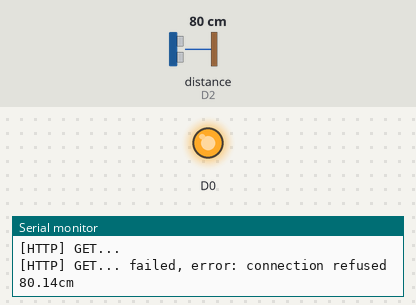
A sketch run on a simulated ESP8266 (NodeMCU). Shown: output pins drawn as LEDs (lit = HIGH), the last lines printed to the serial monitor. Wiring (inferred from the names in the program): ultrasonic range finder: trigger D1; echo D2. Inputs (shaded band) come from the test bench; at power-on: distance to the obstacle (sensor on D2) 80 cm. The echo pulse lasts 58.3 µs per cm; WiFi joins after 1.5 s; servers stay silent unless stated; uploads are accepted with an empty reply; pins used as bus, display or sensor lines are not drawn.

Above: at 2.2 s.
At 8.22 s:
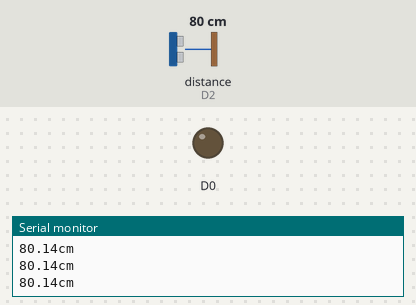
Timing chart, 0 to 8.7 s (numbered marks = the images above):
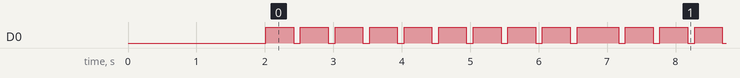

The sketch:

report_water_line.ino
```cpp
#include <ESP8266WiFi.h>
#include <ESP8266HTTPClient.h>
#include <ArduinoJson.h>
#include <string.h>

#define SERVER_HOST "ec2-3-112-231-92.ap-northeast-1.compute.amazonaws.com:21090"
#define DEVICE_NAME "water_line"

#define STASSID "MuranoHome_host"
#define STAPSK  "pray123a"

int trigPin = D1;
int echoPin = D2;
int sampleRate = 10;
float sampleChangeLimit = 5.0;    // Unit is cm
int sampleCutOffLen = 2;
float None = -1.0;


void setup() {
  Serial.begin (9600);
  pinMode(D0, OUTPUT);
  pinMode(trigPin, OUTPUT);
  pinMode(echoPin, INPUT);
  digitalWrite(trigPin, LOW);
  delay(100);

  //setup wifi env....
  WiFi.begin(STASSID, STAPSK);
  while (WiFi.status() != WL_CONNECTED) {
    delay(500);
    Serial.print(".");
  }
  Serial.println("");
  Serial.print("Connected! IP address: ");
  Serial.println(WiFi.localIP());

  if ((WiFi.status() == WL_CONNECTED)) {

    WiFiClient client;
    HTTPClient http;

    Serial.print("[HTTP] begin...\n");
    // configure traged server and url
    http.begin(client, "http://" SERVER_HOST "/"); //HTTP
    //http.addHeader("Content-Type", "application/json");

    Serial.print("[HTTP] GET...\n");
    // start connection and send HTTP header and body
    int httpCode = http.GET();

    // httpCode will be negative on error
    if (httpCode > 0) {
      // HTTP header has been send and Server response header has been handled
      Serial.printf("[HTTP] GET... code: %d\n", httpCode);

      // file found at server
      if (httpCode == HTTP_CODE_OK) {
        const String& payload = http.getString();
        Serial.println("received payload:\n<<");
        Serial.print(payload);
        Serial.println(">>");
      }
    } else {
      Serial.printf("[HTTP] GET... failed, error: %s\n", http.errorToString(httpCode).c_str());
    }
    http.end();
  }

  delay(100);
}

void lighting(int time_ms) {
  digitalWrite(D0, LOW);
  delay(time_ms);
  digitalWrite(D0, HIGH);
}

float set_decimal_place(float value_intput, int decimalPlace) {
  float vlaue_output;
  float cut_vlaue = pow(10, decimalPlace);
  long temp = value_intput * cut_vlaue;
  vlaue_output = (float)temp / cut_vlaue;
  return vlaue_output;
}

float echo_sensor() {
  digitalWrite(trigPin, HIGH);     // 給 Trig 高電位，持續 10微秒
  delayMicroseconds(10);
  digitalWrite(trigPin, LOW);
  long duration;
  duration = pulseIn(echoPin, HIGH);   // 收到高電位時的時間
  float cm = ((float)duration / 2.0) / 29.1;         // 將時間換算成距離 cm
  Serial.print(cm);
  Serial.println("cm");
  return cm;
}

void bubble_sort(float arr[], int len) {
  for (int i = 0; i < len - 1; ++i) {
    for (int j = 0; j < i; ++j) {
      if (arr[j] > arr[i]) {
        float temp = arr[j];
        arr[j] = arr[i];
        arr[i] = temp;
      }
    }
  }
}

void loop() {
  float sample_list[sampleRate];
  // Fill value to sample list
  for (int index = 0; index < sampleRate; index++) {
    float distance;
    distance = echo_sensor();
    sample_list[index] = distance;
    lighting(100);
    delay(400);
  }
  // Sort this list
  bubble_sort(sample_list, sampleRate);
  // Average value
  float sample_sum = 0.0;
  for (int index = sampleCutOffLen; index < sampleRate - sampleCutOffLen; index++) {
    sample_sum += sample_list[index];
  }
  float sample_avg_temp = sample_sum / (float)(sampleRate - sampleCutOffLen * 2);
  float sample_avg = set_decimal_place(sample_avg_temp, 2);
  String sample_avg_str;
  sample_avg_str = String(sample_avg);
  Serial.println("sample_avg = " + sample_avg_str);
  // Send value to server
  if ((WiFi.status() == WL_CONNECTED)){
    WiFiClient client;
    HTTPClient http;
    http.begin(client, "http://" SERVER_HOST "/device/" DEVICE_NAME);
    http.addHeader("Content-Type", "application/json");
    DynamicJsonDocument setData(1024);
    setData["deviceName"] = "魚缸水位";
    setData["value"] = sample_avg_str;
    setData["unit"] = "cm";
    DynamicJsonDocument root(1024);
    root["setData"] = setData;
    String jsonStr;
    serializeJson(root, jsonStr);
    int httpCode = http.POST(jsonStr);
    Serial.printf("[HTTP] POST... code: %d\n", httpCode);
    if (httpCode == HTTP_CODE_OK) {
      const String& payload = http.getString();
      Serial.println("received payload:\n<<");
      Serial.print(payload);
      Serial.println(">>");
    }
  }

}
```

Measured:
- by itself, D0: repeats every 5.3 s: 8 × (LOW 0.10 s, HIGH 0.41 s), LOW 0.10 s, HIGH 0.61 s, LOW 0.10 s, HIGH 0.41 s
- by itself, everything shown: repeats every 5.3 s, in 20 steps
